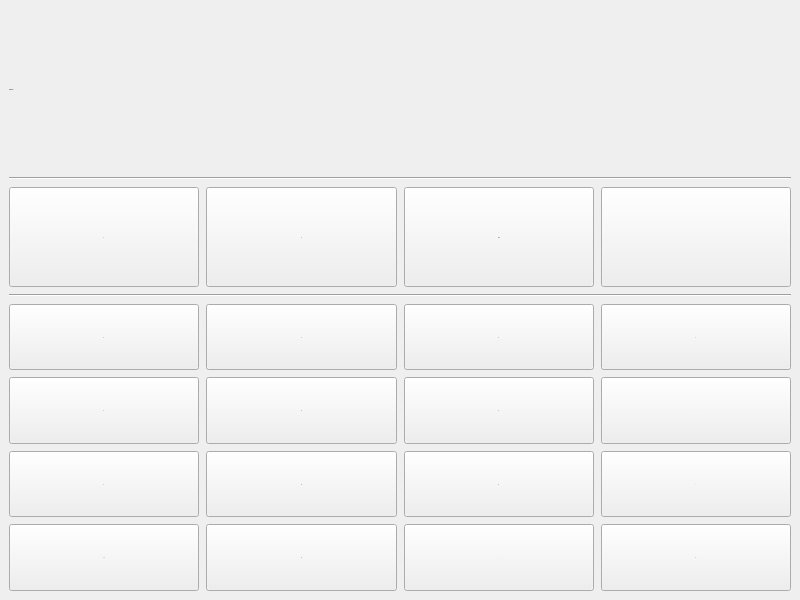
<?xml version="1.0" encoding="UTF-8"?>
<ui version="4.0">
 <class>MainWindow</class>
 <widget class="QMainWindow" name="MainWindow">
  <property name="geometry">
   <rect>
    <x>0</x>
    <y>0</y>
    <width>800</width>
    <height>600</height>
   </rect>
  </property>
  <property name="font">
   <font>
    <family>Segoe UI Variable</family>
    <pointsize>-1</pointsize>
    <weight>62</weight>
    <bold>true</bold>
   </font>
  </property>
  <property name="windowTitle">
   <string>MainWindow</string>
  </property>
  <property name="styleSheet">
   <string notr="true">/* ============================================================
   MODERN DARK 3D UI
   Qt 6 / QSS
   ============================================================ */


/* ============================================================
   GLOBAL
   ============================================================ */

* {
    outline: none;
}

QWidget {
    color: #F1F5F9;
    background-color: #0B0E13;

    font-family: &quot;Segoe UI Variable&quot;;
    font-size: 30px;
    font-weight: 500;
}

QMainWindow {
    background-color: #0B0E13;
}


/* ============================================================
   MAIN WINDOW
   ============================================================ */

QMainWindow &gt; QWidget {
    background-color: #0B0E13;
}


/* ============================================================
   LABELS
   ============================================================ */

QLabel {
    color: #E2E8F0;

    background-color: #141922;

    border: 1px solid #252D3A;
    border-radius: 8px;

    padding: 8px 12px;

    font-size: 30px;
    font-weight: 500;
}


/* ============================================================
   TITLE LABEL
   ============================================================ */

QLabel#titleLabel {
    color: #FFFFFF;

    background-color: #11151D;

    border: 1px solid #2A3443;
    border-radius: 12px;

    padding: 14px 18px;

    font-size: 27px;
    font-weight: 700;
}


/* ============================================================
   LARGE TITLE
   ============================================================ */

QLabel#heroLabel {
    color: #FFFFFF;

    background-color: qlineargradient(
        x1: 0, y1: 0,
        x2: 1, y2: 1,
        stop: 0 #182233,
        stop: 0.5 #111827,
        stop: 1 #0D1118
    );

    border: 1px solid #34445A;
    border-radius: 14px;

    padding: 18px 22px;

    font-size: 32px;
    font-weight: 700;
}


/* ============================================================
   SECTION LABEL
   ============================================================ */

QLabel#sectionLabel {
    color: #F8FAFC;

    background-color: #161B24;

    border: 1px solid #293241;
    border-left: 3px solid #3B82F6;

    border-radius: 8px;

    padding: 9px 14px;

    font-size: 18px;
    font-weight: 650;
}


/* ============================================================
   DESCRIPTION
   ============================================================ */

QLabel#descriptionLabel {
    color: #AAB4C3;

    background-color: #11151B;

    border: 1px solid #202733;

    border-radius: 7px;

    padding: 9px 12px;

    font-size: 14px;
    font-weight: 450;
}


/* ============================================================
   ACCENT LABEL
   ============================================================ */

QLabel#accentLabel {
    color: #60A5FA;

    background-color: #111C2D;

    border: 1px solid #214A7A;
    border-radius: 7px;

    padding: 7px 11px;

    font-size: 14px;
    font-weight: 650;
}


/* ============================================================
   STATUS LABEL
   ============================================================ */

QLabel#statusLabel {
    color: #93C5FD;

    background-color: #0E1B2D;

    border: 1px solid #1D4F82;
    border-radius: 7px;

    padding: 6px 12px;

    font-size: 13px;
    font-weight: 600;
}


/* ============================================================
   CARD LABEL
   ============================================================ */

QLabel#cardLabel {
    color: #E5E7EB;

    background-color: qlineargradient(
        x1: 0, y1: 0,
        x2: 0, y2: 1,
        stop: 0 #1A202A,
        stop: 0.45 #151A22,
        stop: 1 #11151B
    );

    border: 1px solid #303A49;
    border-radius: 12px;

    padding: 14px 16px;

    font-size: 15px;
    font-weight: 550;
}


/* ============================================================
   BUTTON BASE
   ============================================================ */

QPushButton {

    color: #E8EDF4;

    background-color: qlineargradient(
        x1: 0, y1: 0,
        x2: 0, y2: 1,

        stop: 0 #252C37,
        stop: 0.45 #1E242D,
        stop: 0.55 #1B2028,
        stop: 1 #151A21
    );

    border: 1px solid #374151;

    border-radius: 9px;

    border-top-color: #4B5563;
    border-bottom-color: #101318;

    padding: 10px 20px;

    min-height: 20px;

    font-size: 30px;
    font-weight: 600;
}


/* ============================================================
   BUTTON HOVER
   ============================================================ */

QPushButton:hover {

    color: #FFFFFF;

    background-color: qlineargradient(
        x1: 0, y1: 0,
        x2: 0, y2: 1,

        stop: 0 #303A49,
        stop: 0.5 #252D39,
        stop: 1 #1C222B
    );

    border: 1px solid #4B5563;

    border-top-color: #64748B;
    border-bottom-color: #17202B;
}


/* ============================================================
   BUTTON PRESSED
   ============================================================ */

QPushButton:pressed {

    color: #CBD5E1;

    background-color: qlineargradient(
        x1: 0, y1: 0,
        x2: 0, y2: 1,

        stop: 0 #101419,
        stop: 0.5 #151A20,
        stop: 1 #1C222A
    );

    border: 1px solid #2563EB;

    border-top-color: #101419;
    border-bottom-color: #374151;

    padding-top: 12px;
    padding-bottom: 8px;
}



/* ============================================================
   BUTTON DISABLED
   ============================================================ */

QPushButton:disabled {

    color: #525B68;

    background-color: #111419;

    border: 1px solid #1C222A;
}


/* ============================================================
   PRIMARY BUTTON
   ============================================================ */

QPushButton[primary=&quot;true&quot;] {

    color: #FFFFFF;

    background-color: qlineargradient(
        x1: 0, y1: 0,
        x2: 0, y2: 1,

        stop: 0 #4A9EFF,
        stop: 0.45 #347FE5,
        stop: 0.55 #286FD0,
        stop: 1 #1F5BB5
    );

    border: 1px solid #60A5FA;

    border-top-color: #93C5FD;
    border-bottom-color: #174A91;

    border-radius: 9px;

    padding: 10px 22px;

    font-size: 15px;
    font-weight: 650;
}


/* Primary hover */

QPushButton[primary=&quot;true&quot;]:hover {

    background-color: qlineargradient(
        x1: 0, y1: 0,
        x2: 0, y2: 1,

        stop: 0 #60A5FA,
        stop: 0.45 #3B8EF0,
        stop: 0.55 #2F7DDE,
        stop: 1 #2563C5
    );

    border: 1px solid #93C5FD;

    border-bottom-color: #1D4ED8;
}


/* Primary pressed */

QPushButton[primary=&quot;true&quot;]:pressed {

    background-color: qlineargradient(
        x1: 0, y1: 0,
        x2: 0, y2: 1,

        stop: 0 #174A91,
        stop: 0.5 #1D5EB0,
        stop: 1 #2874D0
    );

    border: 1px solid #2563EB;

    border-top-color: #123A70;
    border-bottom-color: #60A5FA;

    padding-top: 12px;
    padding-bottom: 8px;
}


/* ============================================================
   SMALL BUTTON
   ============================================================ */

QPushButton[small=&quot;true&quot;] {

    color: #B8C1CE;

    background-color: qlineargradient(
        x1: 0, y1: 0,
        x2: 0, y2: 1,

        stop: 0 #202630,
        stop: 1 #151920
    );

    border: 1px solid #303846;

    border-radius: 7px;

    padding: 6px 13px;

    min-height: 15px;

    font-size: 13px;
    font-weight: 550;
}


QPushButton[small=&quot;true&quot;]:hover {

    color: #FFFFFF;

    background-color: #252D38;

    border: 1px solid #3B82F6;
}


QPushButton[small=&quot;true&quot;]:pressed {

    color: #60A5FA;

    background-color: #0D1117;

    border: 1px solid #2563EB;

    padding-top: 8px;
    padding-bottom: 4px;
}


/* ============================================================
   FLAT BUTTON
   ============================================================ */

QPushButton[flat=&quot;true&quot;] {

    color: #9CA3AF;

    background-color: transparent;

    border: 1px solid transparent;

    border-radius: 7px;

    padding: 8px 13px;
}


QPushButton[flat=&quot;true&quot;]:hover {

    color: #FFFFFF;

    background-color: #171C24;

    border: 1px solid #293241;
}


QPushButton[flat=&quot;true&quot;]:pressed {

    color: #60A5FA;

    background-color: #0D1117;

    border: 1px solid #1D4ED8;
}


/* ============================================================
   LINE EDIT
   ============================================================ */

QLineEdit {

    color: #F8FAFC;

    background-color: #11151B;

    border: 1px solid #2B3441;

    border-radius: 8px;

    padding: 11px 13px;

    font-size: 15px;

    selection-background-color: #2563EB;
    selection-color: #FFFFFF;
}


QLineEdit:hover {

    background-color: #141922;

    border: 1px solid #3A4657;
}




/* ============================================================
   TEXT EDIT
   ============================================================ */

QTextEdit,
QPlainTextEdit {

    color: #E5E7EB;

    background-color: #10141A;

    border: 1px solid #293241;

    border-radius: 9px;

    padding: 10px;

    font-size: 15px;

    selection-background-color: #2563EB;
    selection-color: #FFFFFF;
}

/* ============================================================
   COMBO BOX
   ============================================================ */

QComboBox {

    color: #E5E7EB;

    background-color: #171C23;

    border: 1px solid #303846;

    border-radius: 8px;

    padding: 10px 12px;

    font-size: 15px;
}


QComboBox:hover {

    background-color: #1C222B;

    border: 1px solid #3B82F6;
}


QComboBox:on {

    background-color: #11161E;

    border: 1px solid #2563EB;
}


QComboBox QAbstractItemView {

    color: #E5E7EB;

    background-color: #171C23;

    border: 1px solid #303846;

    selection-background-color: #2563EB;

    selection-color: #FFFFFF;

    padding: 5px;
}


/* ============================================================
   CHECK BOX
   ============================================================ */

QCheckBox {

    color: #CBD5E1;

    spacing: 9px;

    font-size: 15px;
}


QCheckBox:hover {

    color: #FFFFFF;
}


QCheckBox::indicator {

    width: 19px;
    height: 19px;

    background-color: #151A21;

    border: 1px solid #3A4655;

    border-radius: 5px;
}


QCheckBox::indicator:hover {

    border: 1px solid #3B82F6;

    background-color: #1A222D;
}


QCheckBox::indicator:checked {

    background-color: #2563EB;

    border: 1px solid #60A5FA;
}


/* ============================================================
   RADIO
   ============================================================ */

QRadioButton {

    color: #CBD5E1;

    spacing: 9px;

    font-size: 15px;
}


QRadioButton::indicator {

    width: 19px;
    height: 19px;

    background-color: #151A21;

    border: 1px solid #3A4655;

    border-radius: 10px;
}


QRadioButton::indicator:hover {

    border: 1px solid #3B82F6;
}


QRadioButton::indicator:checked {

    background-color: #2563EB;

    border: 5px solid #151A21;

}


/* ============================================================
   GROUP BOX
   ============================================================ */

QGroupBox {

    color: #E5E7EB;

    background-color: #11151B;

    border: 1px solid #293241;

    border-radius: 11px;

    margin-top: 17px;

    padding: 15px;
}


QGroupBox:hover {

    border: 1px solid #344154;
}


QGroupBox::title {

    subcontrol-origin: margin;

    left: 15px;

    padding: 3px 9px;

    color: #CBD5E1;

    background-color: #11151B;

    border: 1px solid #293241;

    border-radius: 6px;

    font-size: 14px;
    font-weight: 650;
}


/* ============================================================
   CARD FRAME
   ============================================================ */

QFrame#card {

    background-color: qlineargradient(
        x1: 0, y1: 0,
        x2: 0, y2: 1,

        stop: 0 #1A202A,
        stop: 0.5 #151A22,
        stop: 1 #10141A
    );

    border: 1px solid #303A49;

    border-top-color: #414D5E;
    border-bottom-color: #171C23;

    border-radius: 12px;
}


/* ============================================================
   PANEL
   ============================================================ */

QFrame#panel {

    background-color: #11151B;

    border: 1px solid #252D38;

    border-radius: 10px;
}


/* ============================================================
   SCROLL BAR
   ============================================================ */

QScrollBar:vertical {

    background: transparent;

    width: 12px;

    margin: 3px;
}


QScrollBar::handle:vertical {

    background-color: #303A49;

    border-radius: 6px;

    min-height: 35px;

    border: 2px solid #0B0E13;
}


QScrollBar::handle:vertical:hover {

    background-color: #3B82F6;
}


QScrollBar::handle:vertical:pressed {

    background-color: #2563EB;
}


QScrollBar::add-line:vertical,
QScrollBar::sub-line:vertical {

    height: 0px;

    background: none;

    border: none;
}


QScrollBar::add-page:vertical,
QScrollBar::sub-page:vertical {

    background: transparent;
}


/* ============================================================
   PROGRESS BAR
   ============================================================ */

QProgressBar {

    color: #FFFFFF;

    background-color: #171C23;

    border: 1px solid #293241;

    border-radius: 7px;

    text-align: center;

    padding: 1px;
}


QProgressBar::chunk {

    background-color: qlineargradient(
        x1: 0, y1: 0,
        x2: 1, y2: 0,

        stop: 0 #1D4ED8,
        stop: 0.5 #3B82F6,
        stop: 1 #60A5FA
    );

    border-radius: 6px;
}


/* ============================================================
   LIST / TREE / TABLE
   ============================================================ */

QListWidget,
QTreeWidget,
QTableWidget,
QTableView {

    color: #DDE3EC;

    background-color: #10141A;

    alternate-background-color: #131820;

    border: 1px solid #293241;

    border-radius: 9px;

    outline: none;

    selection-background-color: #1D4ED8;

    selection-color: #FFFFFF;

    font-size: 14px;
}


QListWidget::item,
QTreeWidget::item {

    padding: 8px;

    border-radius: 5px;
}


QListWidget::item:hover,
QTreeWidget::item:hover {

    background-color: #1A212B;
}


QListWidget::item:selected,
QTreeWidget::item:selected {

    background-color: #1D4ED8;

    color: #FFFFFF;
}


/* ============================================================
   TABLE HEADER
   ============================================================ */

QHeaderView::section {

    color: #AAB4C3;

    background-color: #171C23;

    border: none;

    border-bottom: 1px solid #293241;

    padding: 10px;

    font-weight: 650;
}


QHeaderView::section:hover {

    color: #FFFFFF;

    background-color: #1D2430;
}


/* ============================================================
   MENU
   ============================================================ */

QMenu {

    color: #E5E7EB;

    background-color: #171C23;

    border: 1px solid #303846;

    border-radius: 9px;

    padding: 6px;
}


QMenu::item {

    padding: 9px 30px 9px 12px;

    border-radius: 6px;
}


QMenu::item:selected {

    color: #FFFFFF;

    background-color: #2563EB;
}


QMenu::separator {

    height: 1px;

    background-color: #293241;

    margin: 6px 9px;
}


/* ============================================================
   TOOL TIP
   ============================================================ */

QToolTip {

    color: #F8FAFC;

    background-color: #181E27;

    border: 1px solid #3A4655;

    border-radius: 7px;

    padding: 7px 10px;

    font-size: 13px;
}


/* ============================================================
   TOOL BAR
   ============================================================ */

QToolBar {

    background-color: #10141A;

    border: none;

    border-bottom: 1px solid #222A35;

    spacing: 5px;

    padding: 6px;
}


QToolButton {

    color: #AAB4C3;

    background-color: transparent;

    border: 1px solid transparent;

    border-radius: 7px;

    padding: 8px;
}


QToolButton:hover {

    color: #FFFFFF;

    background-color: #1A212B;

    border: 1px solid #303A49;
}


QToolButton:pressed {

    color: #60A5FA;

    background-color: #0E131A;

    border: 1px solid #2563EB;
}


QToolButton:checked {

    color: #FFFFFF;

    background-color: #1D4ED8;

    border: 1px solid #3B82F6;
}


/* ============================================================
   STATUS BAR
   ============================================================ */

QStatusBar {

    color: #7F8A99;

    background-color: #090C10;

    border-top: 1px solid #202733;

    font-size: 13px;
}


/* ============================================================
   TAB WIDGET
   ============================================================ */

QTabWidget::pane {

    background-color: #11151B;

    border: 1px solid #293241;

    border-radius: 9px;
}


QTabBar::tab {

    color: #7F8A99;

    background-color: transparent;

    border: 1px solid transparent;

    padding: 10px 17px;

    margin-right: 3px;

    font-size: 14px;
    font-weight: 600;
}


QTabBar::tab:hover {

    color: #E5E7EB;

    background-color: #171C23;

    border: 1px solid #293241;
}


QTabBar::tab:selected {

    color: #FFFFFF;

    background-color: #1A2432;

    border: 1px solid #30445E;

    border-bottom: 2px solid #3B82F6;
}


/* ============================================================
   SLIDER
   ============================================================ */

QSlider::groove:horizontal {

    height: 5px;

    background-color: #252D38;

    border-radius: 3px;
}


QSlider::sub-page:horizontal {

    background-color: #2563EB;

    border-radius: 3px;
}


QSlider::add-page:horizontal {

    background-color: #252D38;

    border-radius: 3px;
}


QSlider::handle:horizontal {

    width: 16px;
    height: 16px;

    margin: -6px 0;

    background-color: #3B82F6;

    border: 2px solid #0B0E13;

    border-radius: 8px;
}


QSlider::handle:horizontal:hover {

    background-color: #60A5FA;
}


QSlider::handle:horizontal:pressed {

    background-color: #2563EB;
}


/* ============================================================
   SPLITTER
   ============================================================ */

QSplitter::handle {

    background-color: #1E2631;
}


QSplitter::handle:hover {

    background-color: #3B82F6;
}


QSplitter::handle:horizontal {

    width: 3px;
}


QSplitter::handle:vertical {

    height: 3px;
}


/* ============================================================
   DIALOG
   ============================================================ */

QDialog {

    background-color: #0B0E13;

    color: #E5E7EB;
}


/* ============================================================
   MESSAGE BOX
   ============================================================ */

QMessageBox {

    background-color: #0B0E13;

    color: #E5E7EB;
}


QMessageBox QLabel {

    color: #E5E7EB;

    background-color: transparent;

    border: none;

    padding: 4px;

    font-size: 15px;
}


QMessageBox QPushButton {

    min-width: 85px;
}


/* ============================================================
   DOCK WIDGET
   ============================================================ */

QDockWidget {

    color: #E5E7EB;

    background-color: #10141A;
}


QDockWidget::title {

    color: #AAB4C3;

    background-color: #151A22;

    border-bottom: 1px solid #293241;

    padding: 9px;

    font-weight: 650;
}


 /* ============================================================
    PRIMARY / HERO BUTTON
    Dynamic Property:
    is_primery = true
    ============================================================ */

/* ============================================================
   PRIMARY BUTTON
   is_primery = true
   ============================================================ */









QPushButton[is_primery=&quot;true&quot;] {
    background-color: #121269;

    border-style: outset;
    border-width: 3px;
    border-radius: 13px;
    border-color: #0A0A4D;

    min-width: 10em;
    min-height: 2.2em;

    padding: 6px 14px;

    color: #E8E8FF;

    font-size: 30px;
    font-weight: 700;
}

QPushButton[is_primery=&quot;true&quot;]:hover {
    background-color: #18187D;
    border-color: #0D0D5D;
}

QPushButton[is_primery=&quot;true&quot;]:pressed {
    background-color: #0E0E58;

    border-style: inset;
    border-width: 3px;
    border-color: #070735;
}</string>
  </property>
  <widget class="QWidget" name="centralwidget">
   <property name="styleSheet">
    <string notr="true"/>
   </property>
   <layout class="QVBoxLayout" name="verticalLayout_2" stretch="2,1,5">
    <property name="spacing">
     <number>7</number>
    </property>
    <item>
     <widget class="QLabel" name="label">
      <property name="sizePolicy">
       <sizepolicy hsizetype="Preferred" vsizetype="Minimum">
        <horstretch>0</horstretch>
        <verstretch>0</verstretch>
       </sizepolicy>
      </property>
      <property name="maximumSize">
       <size>
        <width>16777215</width>
        <height>200</height>
       </size>
      </property>
      <property name="font">
       <font>
        <family>Segoe UI Variable</family>
        <pointsize>-1</pointsize>
        <weight>62</weight>
        <bold>true</bold>
       </font>
      </property>
      <property name="text">
       <string>TextLabel</string>
      </property>
     </widget>
    </item>
    <item>
     <widget class="Line" name="line">
      <property name="orientation">
       <enum>Qt::Horizontal</enum>
      </property>
     </widget>
    </item>
    <item>
     <layout class="QVBoxLayout" name="verticalLayout" stretch="3,0,2,2,2,2">
      <item>
       <layout class="QHBoxLayout" name="horizontalLayout_6" stretch="0,0,0,0">
        <item>
         <widget class="QPushButton" name="b_equ">
          <property name="sizePolicy">
           <sizepolicy hsizetype="Minimum" vsizetype="MinimumExpanding">
            <horstretch>0</horstretch>
            <verstretch>0</verstretch>
           </sizepolicy>
          </property>
          <property name="font">
           <font>
            <family>Segoe UI Variable</family>
            <pointsize>-1</pointsize>
            <weight>87</weight>
            <bold>true</bold>
           </font>
          </property>
          <property name="text">
           <string>=</string>
          </property>
          <property name="is_primery" stdset="0">
           <bool>true</bool>
          </property>
         </widget>
        </item>
        <item>
         <widget class="QPushButton" name="b_clear">
          <property name="sizePolicy">
           <sizepolicy hsizetype="Minimum" vsizetype="MinimumExpanding">
            <horstretch>0</horstretch>
            <verstretch>0</verstretch>
           </sizepolicy>
          </property>
          <property name="text">
           <string>C</string>
          </property>
          <property name="is_primery" stdset="0">
           <bool>true</bool>
          </property>
         </widget>
        </item>
        <item>
         <widget class="QPushButton" name="b_delete">
          <property name="sizePolicy">
           <sizepolicy hsizetype="Minimum" vsizetype="MinimumExpanding">
            <horstretch>0</horstretch>
            <verstretch>0</verstretch>
           </sizepolicy>
          </property>
          <property name="text">
           <string>Del</string>
          </property>
          <property name="is_primery" stdset="0">
           <bool>true</bool>
          </property>
         </widget>
        </item>
        <item>
         <widget class="QPushButton" name="b_theme">
          <property name="sizePolicy">
           <sizepolicy hsizetype="Minimum" vsizetype="MinimumExpanding">
            <horstretch>0</horstretch>
            <verstretch>0</verstretch>
           </sizepolicy>
          </property>
          <property name="text">
           <string/>
          </property>
          <property name="is_primery" stdset="0">
           <bool>true</bool>
          </property>
         </widget>
        </item>
       </layout>
      </item>
      <item>
       <widget class="Line" name="line_2">
        <property name="orientation">
         <enum>Qt::Horizontal</enum>
        </property>
       </widget>
      </item>
      <item>
       <layout class="QHBoxLayout" name="horizontalLayout">
        <item>
         <widget class="QPushButton" name="b_1">
          <property name="sizePolicy">
           <sizepolicy hsizetype="Minimum" vsizetype="MinimumExpanding">
            <horstretch>0</horstretch>
            <verstretch>0</verstretch>
           </sizepolicy>
          </property>
          <property name="font">
           <font>
            <family>Segoe UI Variable</family>
            <pointsize>-1</pointsize>
            <weight>75</weight>
            <bold>true</bold>
           </font>
          </property>
          <property name="text">
           <string>1</string>
          </property>
          <property name="is_primery" stdset="0">
           <bool>false</bool>
          </property>
         </widget>
        </item>
        <item>
         <widget class="QPushButton" name="b_2">
          <property name="sizePolicy">
           <sizepolicy hsizetype="Minimum" vsizetype="MinimumExpanding">
            <horstretch>0</horstretch>
            <verstretch>0</verstretch>
           </sizepolicy>
          </property>
          <property name="text">
           <string>2</string>
          </property>
          <property name="is_primery" stdset="0">
           <bool>false</bool>
          </property>
         </widget>
        </item>
        <item>
         <widget class="QPushButton" name="b_3">
          <property name="sizePolicy">
           <sizepolicy hsizetype="Minimum" vsizetype="MinimumExpanding">
            <horstretch>0</horstretch>
            <verstretch>0</verstretch>
           </sizepolicy>
          </property>
          <property name="text">
           <string>3</string>
          </property>
          <property name="is_primery" stdset="0">
           <bool>false</bool>
          </property>
         </widget>
        </item>
        <item>
         <widget class="QPushButton" name="b_add">
          <property name="sizePolicy">
           <sizepolicy hsizetype="Minimum" vsizetype="MinimumExpanding">
            <horstretch>0</horstretch>
            <verstretch>0</verstretch>
           </sizepolicy>
          </property>
          <property name="text">
           <string>+</string>
          </property>
          <property name="is_primery" stdset="0">
           <bool>false</bool>
          </property>
         </widget>
        </item>
       </layout>
      </item>
      <item>
       <layout class="QHBoxLayout" name="horizontalLayout_2">
        <item>
         <widget class="QPushButton" name="b_4">
          <property name="sizePolicy">
           <sizepolicy hsizetype="Minimum" vsizetype="MinimumExpanding">
            <horstretch>0</horstretch>
            <verstretch>0</verstretch>
           </sizepolicy>
          </property>
          <property name="text">
           <string>4</string>
          </property>
          <property name="is_primery" stdset="0">
           <bool>false</bool>
          </property>
         </widget>
        </item>
        <item>
         <widget class="QPushButton" name="b_5">
          <property name="sizePolicy">
           <sizepolicy hsizetype="Minimum" vsizetype="MinimumExpanding">
            <horstretch>0</horstretch>
            <verstretch>0</verstretch>
           </sizepolicy>
          </property>
          <property name="text">
           <string>5</string>
          </property>
          <property name="is_primery" stdset="0">
           <bool>false</bool>
          </property>
         </widget>
        </item>
        <item>
         <widget class="QPushButton" name="b_6">
          <property name="sizePolicy">
           <sizepolicy hsizetype="Minimum" vsizetype="MinimumExpanding">
            <horstretch>0</horstretch>
            <verstretch>0</verstretch>
           </sizepolicy>
          </property>
          <property name="text">
           <string>6</string>
          </property>
          <property name="is_primery" stdset="0">
           <bool>false</bool>
          </property>
         </widget>
        </item>
        <item>
         <widget class="QPushButton" name="b_sub">
          <property name="sizePolicy">
           <sizepolicy hsizetype="Minimum" vsizetype="MinimumExpanding">
            <horstretch>0</horstretch>
            <verstretch>0</verstretch>
           </sizepolicy>
          </property>
          <property name="text">
           <string>-</string>
          </property>
          <property name="is_primery" stdset="0">
           <bool>false</bool>
          </property>
         </widget>
        </item>
       </layout>
      </item>
      <item>
       <layout class="QHBoxLayout" name="horizontalLayout_3">
        <item>
         <widget class="QPushButton" name="b_7">
          <property name="sizePolicy">
           <sizepolicy hsizetype="Minimum" vsizetype="MinimumExpanding">
            <horstretch>0</horstretch>
            <verstretch>0</verstretch>
           </sizepolicy>
          </property>
          <property name="text">
           <string>7</string>
          </property>
          <property name="is_primery" stdset="0">
           <bool>false</bool>
          </property>
         </widget>
        </item>
        <item>
         <widget class="QPushButton" name="b_8">
          <property name="sizePolicy">
           <sizepolicy hsizetype="Minimum" vsizetype="MinimumExpanding">
            <horstretch>0</horstretch>
            <verstretch>0</verstretch>
           </sizepolicy>
          </property>
          <property name="text">
           <string>8</string>
          </property>
          <property name="is_primery" stdset="0">
           <bool>false</bool>
          </property>
         </widget>
        </item>
        <item>
         <widget class="QPushButton" name="b_9">
          <property name="sizePolicy">
           <sizepolicy hsizetype="Minimum" vsizetype="MinimumExpanding">
            <horstretch>0</horstretch>
            <verstretch>0</verstretch>
           </sizepolicy>
          </property>
          <property name="text">
           <string>9</string>
          </property>
          <property name="is_primery" stdset="0">
           <bool>false</bool>
          </property>
         </widget>
        </item>
        <item>
         <widget class="QPushButton" name="b_divide">
          <property name="sizePolicy">
           <sizepolicy hsizetype="Minimum" vsizetype="MinimumExpanding">
            <horstretch>0</horstretch>
            <verstretch>0</verstretch>
           </sizepolicy>
          </property>
          <property name="text">
           <string>/</string>
          </property>
          <property name="is_primery" stdset="0">
           <bool>false</bool>
          </property>
         </widget>
        </item>
       </layout>
      </item>
      <item>
       <layout class="QHBoxLayout" name="horizontalLayout_4">
        <item>
         <widget class="QPushButton" name="b_sign">
          <property name="sizePolicy">
           <sizepolicy hsizetype="Minimum" vsizetype="MinimumExpanding">
            <horstretch>0</horstretch>
            <verstretch>0</verstretch>
           </sizepolicy>
          </property>
          <property name="text">
           <string>-/+</string>
          </property>
          <property name="is_primery" stdset="0">
           <bool>false</bool>
          </property>
         </widget>
        </item>
        <item>
         <widget class="QPushButton" name="b_0">
          <property name="sizePolicy">
           <sizepolicy hsizetype="Minimum" vsizetype="MinimumExpanding">
            <horstretch>0</horstretch>
            <verstretch>0</verstretch>
           </sizepolicy>
          </property>
          <property name="text">
           <string>0</string>
          </property>
          <property name="is_primery" stdset="0">
           <bool>false</bool>
          </property>
         </widget>
        </item>
        <item>
         <widget class="QPushButton" name="b_point">
          <property name="sizePolicy">
           <sizepolicy hsizetype="Minimum" vsizetype="MinimumExpanding">
            <horstretch>0</horstretch>
            <verstretch>0</verstretch>
           </sizepolicy>
          </property>
          <property name="text">
           <string>.</string>
          </property>
          <property name="is_primery" stdset="0">
           <bool>false</bool>
          </property>
         </widget>
        </item>
        <item>
         <widget class="QPushButton" name="b_mul">
          <property name="sizePolicy">
           <sizepolicy hsizetype="Minimum" vsizetype="MinimumExpanding">
            <horstretch>0</horstretch>
            <verstretch>0</verstretch>
           </sizepolicy>
          </property>
          <property name="text">
           <string>*</string>
          </property>
          <property name="is_primery" stdset="0">
           <bool>false</bool>
          </property>
         </widget>
        </item>
       </layout>
      </item>
     </layout>
    </item>
   </layout>
  </widget>
 </widget>
 <resources/>
 <connections/>
</ui>
